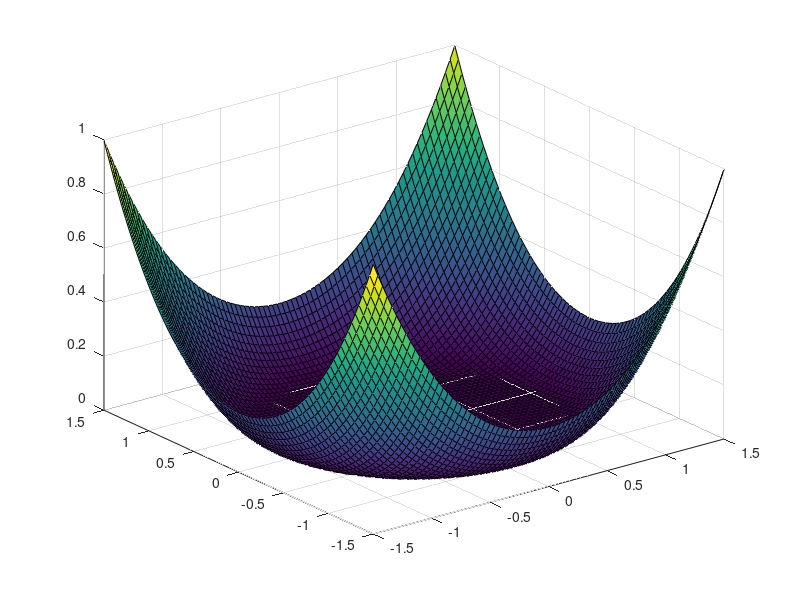
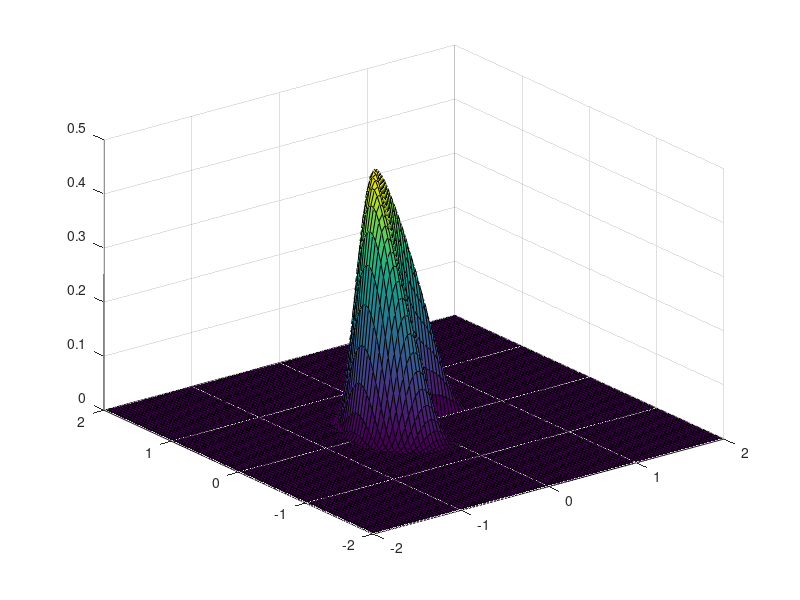

Source code (MATLAB) for these figures, in order:
function exact_solution_obstacle_plot

figure(1);

[x,y] = meshgrid(-1.5:0.04:1.5,-1.5:0.04:1.5);
z = zeros(size(x));
index = find(x.^2+y.^2>=1);
z(index) = 1/2*(x(index).^2+y(index).^2)-1/2*log(x(index).^2+y(index).^2)-1/2;
surf(x,y,z);

figure(2);

[x,y] = meshgrid(-2:0.04:2,-2:0.04:2);
    function z = my_fun(xn,yn)
        [m,n] = size(xn);
        z = zeros(m,n);
        r = sqrt(xn.^2+yn.^2);
        r_new = 2*r-1/2;
        
        index_gamma1 = find(r>=1/4 & r<3/4 & yn>=0);
        
        z(index_gamma1) = (r(index_gamma1)).^(2/3)...
            .*sin(2/3*atan2(yn(index_gamma1),xn(index_gamma1)))...
            .*(-6*r_new(index_gamma1).^5+15*r_new(index_gamma1).^4 ...
            -10*r_new(index_gamma1).^3+1);
        
        index_gamma1 = find(r>=1/4 & r<3/4 & yn<0);
        
        z(index_gamma1) = (r(index_gamma1)).^(2/3)...
            .*sin(2/3*(atan2(yn(index_gamma1),xn(index_gamma1))+2*pi))...
            .*(-6*r_new(index_gamma1).^5+15*r_new(index_gamma1).^4 ...
            -10*r_new(index_gamma1).^3+1);
            
        index_gamma2 = find(r<1/4 & yn>=0);
        z(index_gamma2) = (r(index_gamma2)).^(2/3)...
            .*sin(2/3*atan2(yn(index_gamma2),xn(index_gamma2)));
        
        index_gamma2 = find(r<1/4 & yn<0);
        z(index_gamma2) = (r(index_gamma2)).^(2/3)...
            .*sin(2/3*(atan2(yn(index_gamma2),xn(index_gamma2))+2*pi));
        
        index3 = find(xn>=0 & yn<=0);
        z(index3) = 0;
    end
my_fun(0,-1)
u = my_fun(x,y);
surf(x,y,u);

end